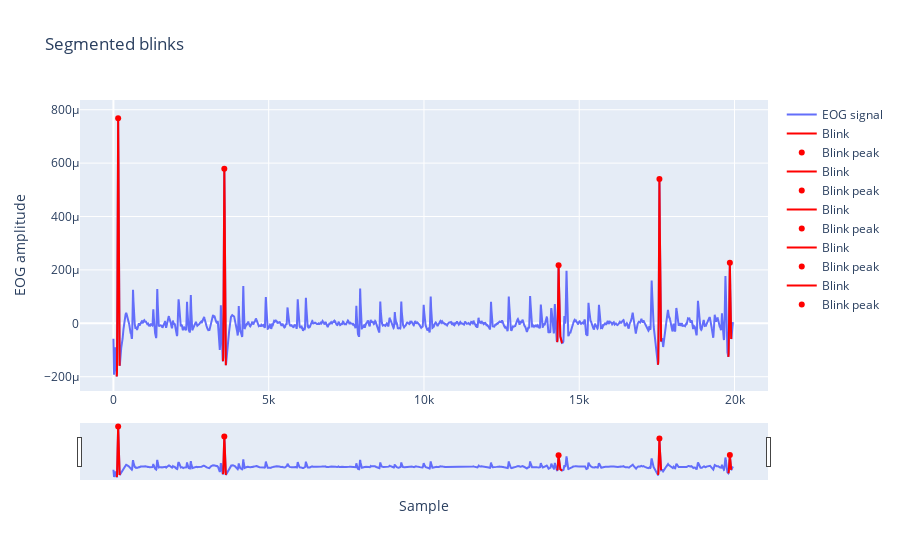

The cell this chart's notebook holds for it:
### Code cell
import ipywidgets as widgets
from IPython.display import display
import plotly.graph_objs as go

# Clean EOG data
eog_cleaned = bk.eog_clean(filtered_data, sampling_rate=100, method='neurokit')

# Find blinks
blinks = bk.signal_findpeaks(eog_cleaned, relative_height_min=2.5)
print(f"{len(blinks['Peaks'])} Blinks found")
df_blinks = pd.DataFrame(blinks)
df_blinks.head()

# Plot segmented blinks
fig = go.Figure()
fig.add_trace(go.Scatter(x=np.arange(len(eog_cleaned)), y=eog_cleaned, name='EOG signal'))

# Iterate through blinks and plot them
for i, peak in enumerate(blinks['Peaks']):
    start = peak
    end = peak
    
    # Find start and end of blink
    while start > 0 and eog_cleaned[start-1] < eog_cleaned[start]:
        start -= 1
    while end < len(eog_cleaned)-1 and eog_cleaned[end+1] < eog_cleaned[end]:
        end += 1
    
    # Determine if blink is incomplete
    peak_value = eog_cleaned[peak]
    if peak_value < 10 * (eog_cleaned[start] + eog_cleaned[end]):
        color = 'red'  # Incomplete blink
    else:
        color = 'red'  # Complete blink
    
    # Plot blink segment and blink peak
    blink_segment = eog_cleaned[start:end]
    blink_times = np.arange(start, end)
    fig.add_trace(go.Scatter(x=blink_times, y=blink_segment, name='Blink', line=dict(color=color)))
    fig.add_trace(go.Scatter(x=[peak], y=[peak_value], mode='markers', name='Blink peak', marker=dict(color=color)))

fig.update_layout(xaxis_title='Sample', yaxis_title='EOG amplitude', title='Segmented blinks')
fig.update_xaxes(rangeslider_visible=True)
fig.show()
peaks = bk.eog_findpeaks(eog_cleaned, sampling_rate=250)
print(len(peaks))
info = bk.eog_features(eog_cleaned, peaks, sampling_rate=250)
df = pd.DataFrame(info)
df.head()
